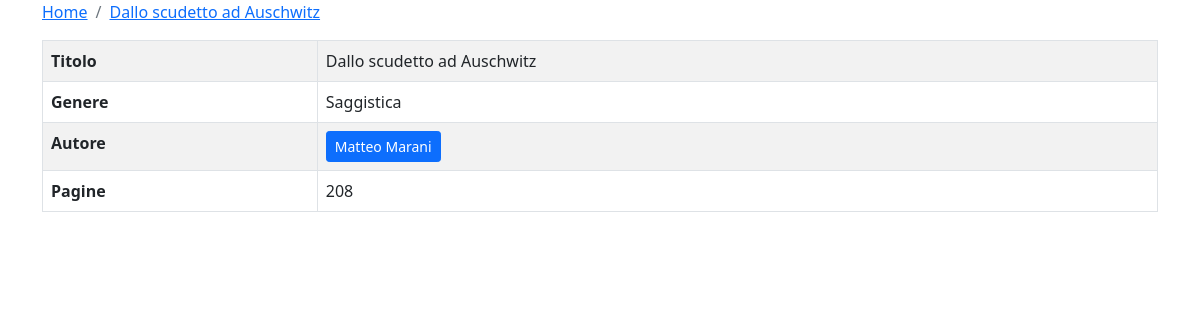
Screenshot of /home/book/15 (signed in) with the database file from the repository.
### appbooks/models.py (models this page shows, shortened)
class Reading(models.Model):
    book = models.ForeignKey(Book, on_delete=models.CASCADE)
    data_inizio = models.DateField()
    data_fine = models.DateField(null=True, blank=True)

class Book(models.Model):
    titolo = models.CharField(max_length=100)
    genere = models.CharField(max_length=100)
    autore = models.ManyToManyField(Author)
    quotes = models.ManyToManyField(Quote, blank=True)
    pagine = models.IntegerField()
    def __str__(self) -> str:
        return self.titolo

class Author(models.Model):
    nome = models.CharField(max_length=100)
    cognome = models.CharField(max_length=100)
    nazionalita = CountryField()
    def __str__(self) -> str:
        return self.nome + " " + self.cognome

### appbooks/views.py (the view)
# urls.py: path("home/book/<int:pk>", views.book, name="book"),
@login_required(login_url="/login/")
def book(request, pk):
    reading = Reading.objects.get(pk=pk)
    return render(request, 'book.html', {'reading': reading})

### appbooks/templates/book.html (shortened to what this page needs)
{% load static %}
<!DOCTYPE html>
<html>
    <head>
        <link rel="stylesheet" href="https://cdn.jsdelivr.net/npm/bootstrap@5.1.3/dist/css/bootstrap.min.css">
        <link rel="stylesheet" href="{% static 'style_books.css' %}">
    </head>
    <body>
        <div class="container">
            <nav aria-label="breadcrumb">
                <ol class="breadcrumb">
                <li class="breadcrumb-item"><a href="/home">Home</a></li>
                <li class="breadcrumb-item active"><a href="">{{reading.book}}</a></li>
                </ol>
            </nav>
            <table class="table table-striped table-bordered">
                <tbody>
                    <tr>
                        <th scope="row">Titolo</th>
                        <td scope="row">{{reading.book}}</td>
                    </tr>
                    <tr>
                        <th scope="row">Genere</th>
                        <td scope="row">{{reading.book.genere}}</td>
                    </tr>
                    <tr>
                        <th scope="row">Autore</th>
                        <td scope="row">
                            {% for autore in reading.book.autore.all %}
                                <a class="btn btn-primary btn-sm" href="{% url 'author' pk=reading.pk pk2=autore.pk %}" role="button">{{autore}}</a>
                            {% endfor %}
                        </td>
                    </tr>
                    <tr>
                        <th scope="row">Pagine</th>
                        <td scope="row">{{reading.book.pagine}}</th>
                    </tr>
                </tbody>
            </table>
            <br>
        </div>
    </body>
</html>

### appbooks/static/style_books.css (style rules this page uses)
.breadcrumb { background-color: rgb(255, 255, 255); }

### rows the page displays
Reading: book "Dallo scudetto ad Auschwitz", book.genere "Saggistica", book.pagine "208"
Author: nome+cognome "Matteo Marani"
